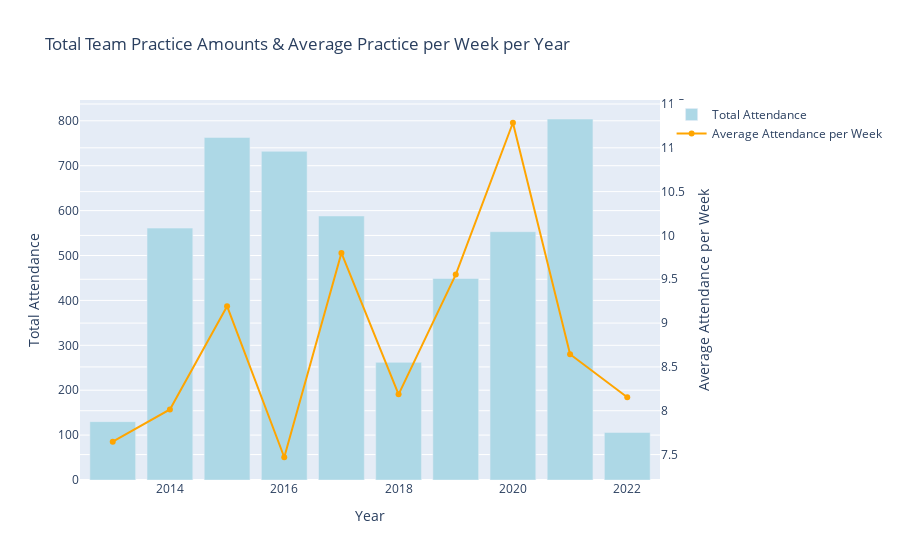

The notebook cell saved with this chart:
### Code cell
import plotly.graph_objects as go

# Assuming 'Year' is a column in your DataFrame and 'Type' represents different event types
team_practice = df_att[df_att['Type'] == 'Team Practice']
team_practice_per_year = team_practice.groupby('Year')['Attendance'].sum().reset_index()
avg_team_practice_per_week = team_practice.groupby('Year')['Attendance'].mean().reset_index()

fig = go.Figure()

# Bar plot for total team practice amounts per year
fig.add_trace(go.Bar(
    x=team_practice_per_year['Year'],
    y=team_practice_per_year['Attendance'],
    name='Total Attendance',
    marker_color='lightblue'  # Adjust bar color
))

# Line plot for average team practices per week per year
fig.add_trace(go.Scatter(
    x=avg_team_practice_per_week['Year'],
    y=avg_team_practice_per_week['Attendance'],
    name='Average Attendance per Week',
    yaxis='y2',  # Use secondary y-axis
    line=dict(color='orange', width=2)  # Adjust line color and width
))

fig.update_layout(
    title='Total Team Practice Amounts & Average Practice per Week per Year',
    xaxis_title='Year',
    yaxis_title='Total Attendance',
    yaxis2=dict(
        title='Average Attendance per Week',
        overlaying='y',
        side='right'
    )
)

fig.show()

### Figure 1 — Plotly figure (JSON) as saved in the notebook; plotly's stock layout.template omitted (floating-point values rounded to 4 significant figures)
{"data": [{"marker": {"color": "lightblue"}, "name": "Total Attendance", "type": "bar", "x": [2013, 2014, 2015, 2016, 2017, 2018, 2019, 2020, 2021, 2022], "y": [130, 561, 763, 732, 588, 262, 449, 553, 804, 106]}, {"line": {"color": "orange", "width": 2}, "name": "Average Attendance per Week", "type": "scatter", "x": [2013, 2014, 2015, 2016, 2017, 2018, 2019, 2020, 2021, 2022], "y": [7.647, 8.014, 9.193, 7.469, 9.8, 8.188, 9.553, 11.29, 8.645, 8.154], "yaxis": "y2"}], "layout": {"title": {"text": "Total Team Practice Amounts & Average Practice per Week per Year"}, "xaxis": {"title": {"text": "Year"}}, "yaxis": {"title": {"text": "Total Attendance"}}, "yaxis2": {"overlaying": "y", "side": "right", "title": {"text": "Average Attendance per Week"}}}}
